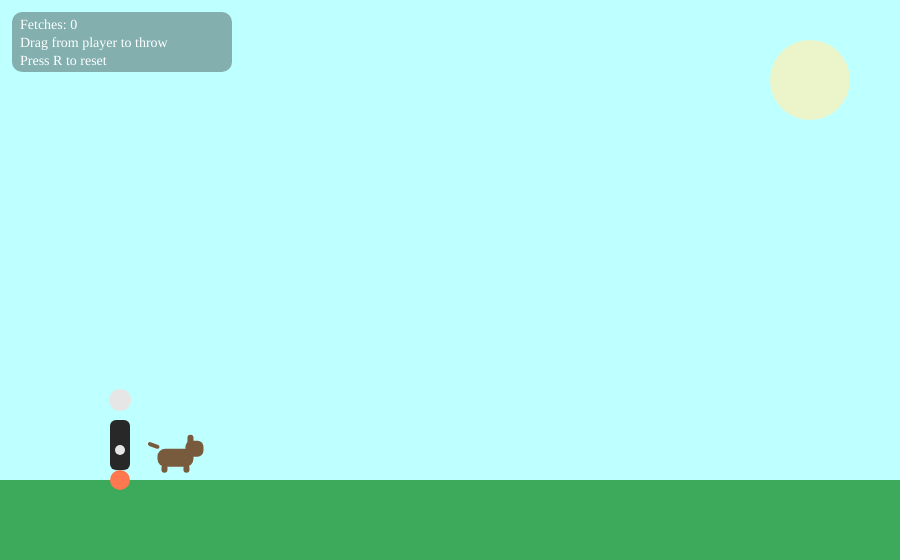
Frame 1 (no input)
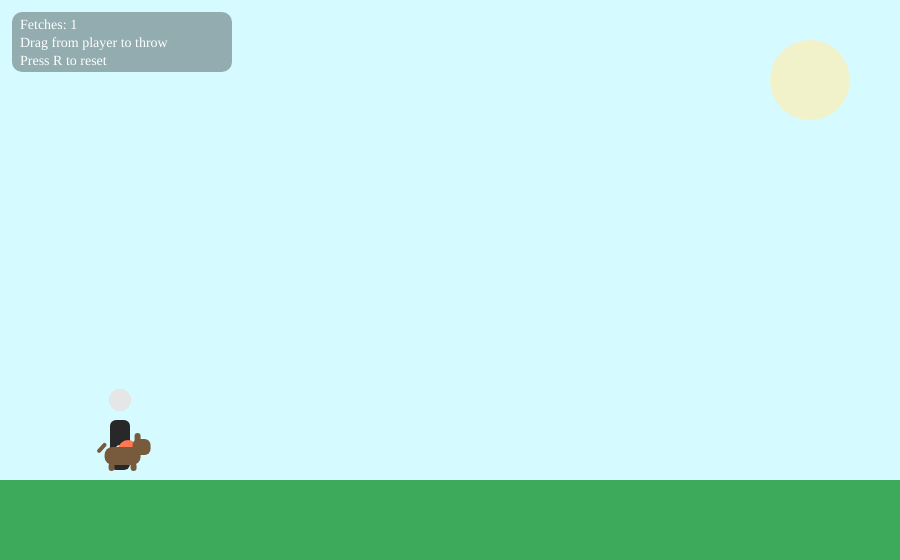
Frame 60 (no input)
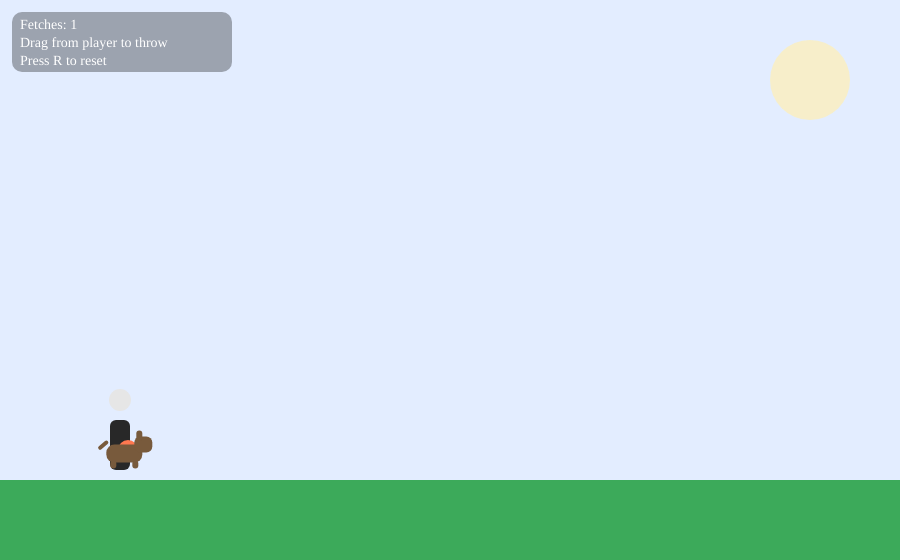
Frame 120 (the mouse pressed at the canvas centre since frame 60)

The p5.js sketch that drew these frames (run headless with seeded random() and noise() and a simulated clock; from frame 60 on, the mouse is pressed at the canvas centre):

// p5.js sketch
// ── sketch.js
// Simple "Fetch!" vibe game — throw a ball, the dog brings it back.
// Fixes: (1) score increments once per return, (2) stronger throws.

let W = 900, H = 560;
const GROUND_Y = 480;
const BALL_R = 10;

let player, dog, ball, score, aiming, aimVec, justScored;

function setup() {
  // Attach canvas into the wrap div to keep page tidy
  const holder = document.querySelector('.wrap') || document.body;
  const c = createCanvas(W, H);
  c.parent(holder);
  textFont('Arial, sans-serif');
  resetGame(true);
}

function resetGame(resetScore = false) {
  player = createVector(120, GROUND_Y);
  dog = {
    pos: createVector(180, GROUND_Y - 10),
    speed: 4.6,              // a hair faster
    hasBall: false,
    mood: 'ready'            // ready | chasing | returning
  };
  ball = {
    pos: player.copy(),
    vel: createVector(0, 0),
    inAir: false,
    atRest: true,
    carried: false
  };
  if (resetScore || score == null) score = 0;
  aiming = false;
  aimVec = createVector(0, 0);
  justScored = false;        // guard to prevent multi-increment
}

function draw() {
  drawBackdrop();
  drawHud();

  // Aiming guide
  if (aiming && !ball.inAir && !dog.hasBall) {
    push();
    stroke(255);
    strokeWeight(2);
    line(player.x, player.y - 30, mouseX, mouseY);
    noStroke();
    fill(255);
    const pwr = constrain(aimVec.mag(), 0, 420);
    textAlign(LEFT, CENTER);
    textSize(12);
    text('power: ' + nf(pwr, 1, 0), 20, 26);
    pop();
  }

  updateBall();
  updateDog();

  drawPlayer();
  drawBall();
  drawDog();
}

/* ---------------------- Input ---------------------- */
function mousePressed() {
  // start aiming only if near the player
  if (dist(mouseX, mouseY, player.x, player.y - 30) < 100 && !ball.inAir && !dog.hasBall) {
    aiming = true;
  }
}

function mouseDragged() {
  if (aiming) {
    aimVec.set(mouseX - player.x, mouseY - (player.y - 30));
    // allow bigger throws
    aimVec.limit(420);
  }
}

function mouseReleased() {
  if (aiming) {
    // stronger throw
    const powerScale = 0.12; // ↑ was 0.05
    ball.pos.set(player.x, player.y - 30);
    ball.vel = aimVec.copy().mult(powerScale);
    ball.inAir = true;
    ball.atRest = false;
    ball.carried = false;
    dog.mood = 'ready';
    aiming = false;
    justScored = false; // new throw => ready to score next return
  }
}

function keyPressed() {
  if (key.toLowerCase() === 'r') {
    resetGame(true);
  }
}

/* ---------------------- Game Objects ---------------------- */
function updateBall() {
  if (ball.carried) {
    // stick ball to dog's mouth
    ball.pos.x = dog.pos.x + 12;
    ball.pos.y = dog.pos.y - 18;
    ball.vel.set(0, 0);
    ball.inAir = false;
    ball.atRest = true;
    return;
  }

  if (ball.inAir) {
    // gravity
    ball.vel.y += 0.5;
    // integrate
    ball.pos.add(ball.vel);

    // ground collision
    if (ball.pos.y + BALL_R >= GROUND_Y) {
      ball.pos.y = GROUND_Y - BALL_R;
      ball.vel.y *= -0.55;       // a bit bouncier
      ball.vel.x *= 0.985;       // less horizontal loss on bounce
      if (abs(ball.vel.y) < 1.2) ball.vel.y = 0;
    }

    // gentle floor roll/friction once it's basically grounded
    if (abs(ball.pos.y - (GROUND_Y - BALL_R)) < 0.5 && ball.vel.y === 0) {
      ball.vel.x *= 0.985;       // slow, smooth roll
      if (abs(ball.vel.x) < 0.08) ball.vel.x = 0;
    }

    // stop condition
    if (ball.vel.mag() < 0.12 && ball.pos.y >= GROUND_Y - BALL_R - 0.5) {
      ball.inAir = false;
      ball.atRest = true;
      ball.vel.set(0, 0);
    }

    // world bounds
    if (ball.pos.x < BALL_R) { ball.pos.x = BALL_R; ball.vel.x *= -0.4; }
    if (ball.pos.x > width - BALL_R) { ball.pos.x = width - BALL_R; ball.vel.x *= -0.4; }
  }
}

function updateDog() {
  // decide state
  if (!dog.hasBall) {
    if (ball.atRest && (ball.pos.x !== player.x || ball.pos.y !== player.y - 30)) {
      dog.mood = 'chasing'; // ball is somewhere out there
    }
  }

  // chase ball
  if (dog.mood === 'chasing' && !dog.hasBall) {
    moveToward(dog.pos, ball.pos, dog.speed);
    if (p5.Vector.dist(dog.pos, ball.pos) < 16) {
      dog.hasBall = true;
      ball.carried = true;
      dog.mood = 'returning';
    }
  }

  // return to player
  if (dog.mood === 'returning' && dog.hasBall) {
    const hand = createVector(player.x, player.y - 30);
    moveToward(dog.pos, hand, dog.speed * 1.08);
    if (p5.Vector.dist(dog.pos, hand) < 18) {
      // drop the ball and score ONCE
      dog.hasBall = false;
      ball.carried = false;
      ball.atRest = true;
      ball.inAir = false;
      ball.pos.set(player.x + 8, player.y - 30);
      if (!justScored) {
        score++;
        justScored = true; // prevent repeat increments while overlapping
      }
      dog.mood = 'ready';
    }
  }

  // idle wiggle
  if (dog.mood === 'ready') {
    dog.pos.y = GROUND_Y - 10 + sin(frameCount * 0.07) * 1.2;
  }
}

function moveToward(pos, target, speed) {
  const v = p5.Vector.sub(target, pos);
  const d = v.mag();
  if (d < speed) { pos.set(target); return; }
  v.normalize().mult(speed);
  pos.add(v);
}

/* ---------------------- Drawing ---------------------- */
function drawBackdrop() {
  // sky
  const r = map(sin(frameCount * 0.01), -1, 1, 150, 230);
  const g = map(cos(frameCount * 0.01), -1, 1, 200, 255);
  background(r, g, 255);

  // sun
  noStroke();
  fill(255, 240, 180, 180);
  ellipse(width - 90, 80, 80);

  // ground
  fill(60, 170, 90);
  rect(0, GROUND_Y, width, height - GROUND_Y);
}

function drawHud() {
  fill(0, 80);
  noStroke();
  rect(12, 12, 220, 60, 10);

  fill(255);
  textAlign(LEFT, TOP);
  textSize(14);
  text('Fetches: ' + score, 20, 18);
  text('Drag from player to throw', 20, 36);
  text('Press R to reset', 20, 54);
}

function drawPlayer() {
  push();
  fill(40);
  rect(player.x - 10, player.y - 60, 20, 50, 6); // body
  fill(230);
  ellipse(player.x, player.y - 80, 22);          // head
  ellipse(player.x, player.y - 30, 10);          // hand
  pop();
}

function drawBall() {
  push();
  fill(255, 120, 80);
  ellipse(ball.pos.x, ball.pos.y, BALL_R * 2);
  pop();
}

function drawDog() {
  push();
  const x = dog.pos.x, y = dog.pos.y;
  fill(120, 90, 60);
  rect(x - 18, y - 22, 36, 18, 8);               // body
  rect(x + 10, y - 30, 18, 16, 6);               // head
  rect(x + 12, y - 36, 6, 10, 3);                // ear
  rect(x - 14, y - 6, 6, 8, 3);                  // legs
  rect(x + 8, y - 6, 6, 8, 3);
  push();
  translate(x - 18, y - 24);                     // tail
  rotate(sin(frameCount * 0.4) * (dog.mood === 'returning' ? 0.5 : 0.9));
  rect(-10, -2, 12, 4, 2);
  pop();
  if (dog.hasBall) {
    fill(255, 120, 80);
    ellipse(x + 12, y - 18, BALL_R * 2);
  }
  pop();
}
